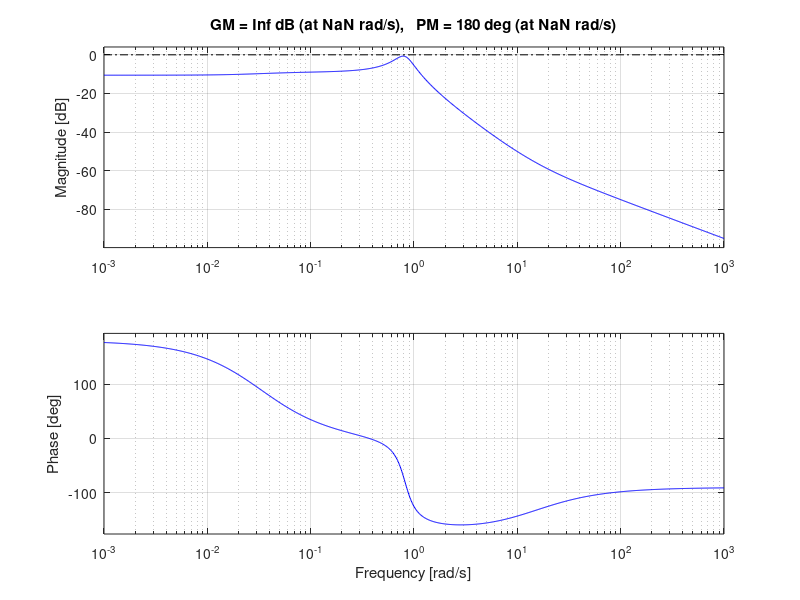
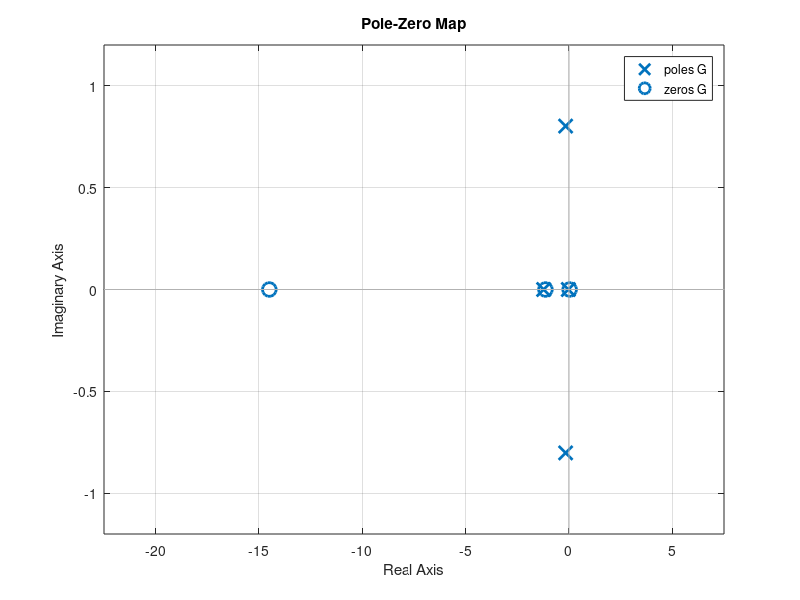
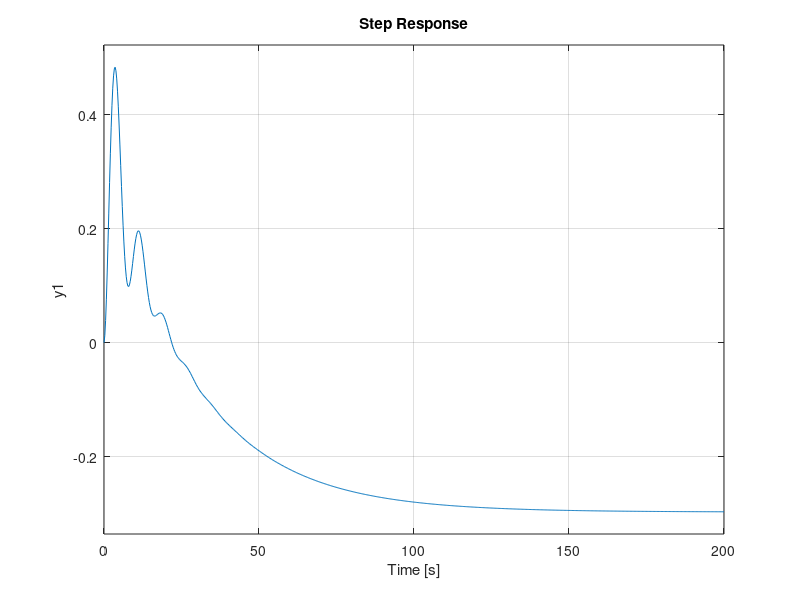
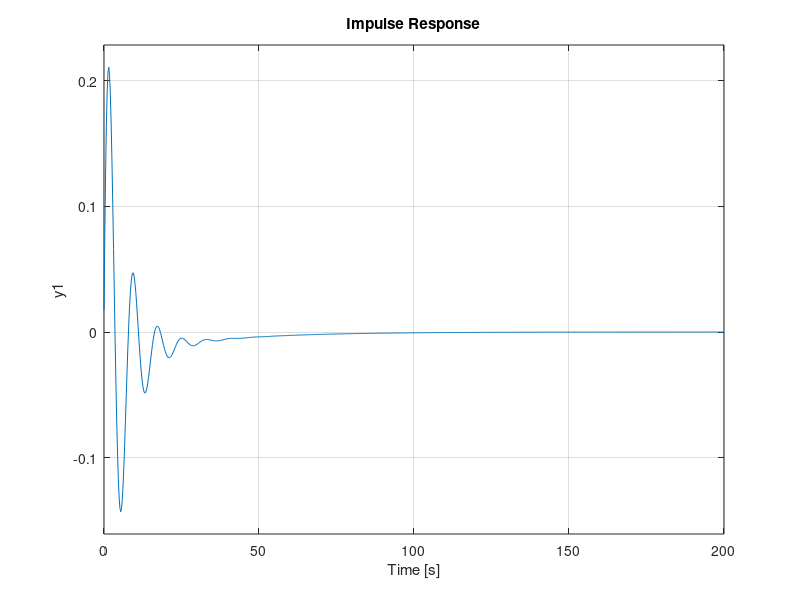

MATLAB code to generate these figures, in order: (Note: this script raises an error after producing the figures.)
% rudder to slideslip angle beta
clear; close all;
s=tf('s');

zeta_d=0.202;
omega_nd=0.819;
inv_Ts=0.0364;
inv_Tr=1.225;
Dlat= (s+inv_Ts)*(s+inv_Tr)*(s^2+2*zeta_d*omega_nd*s+omega_nd^2);

G=0.0178*(s-0.0302)*(s+1.14)*(s+14.5)/Dlat;

margin(G);
figure();
pzmap(G);
figure();
step(G);
figure();
impulse(G);
pole(G)
zero(G)


big;